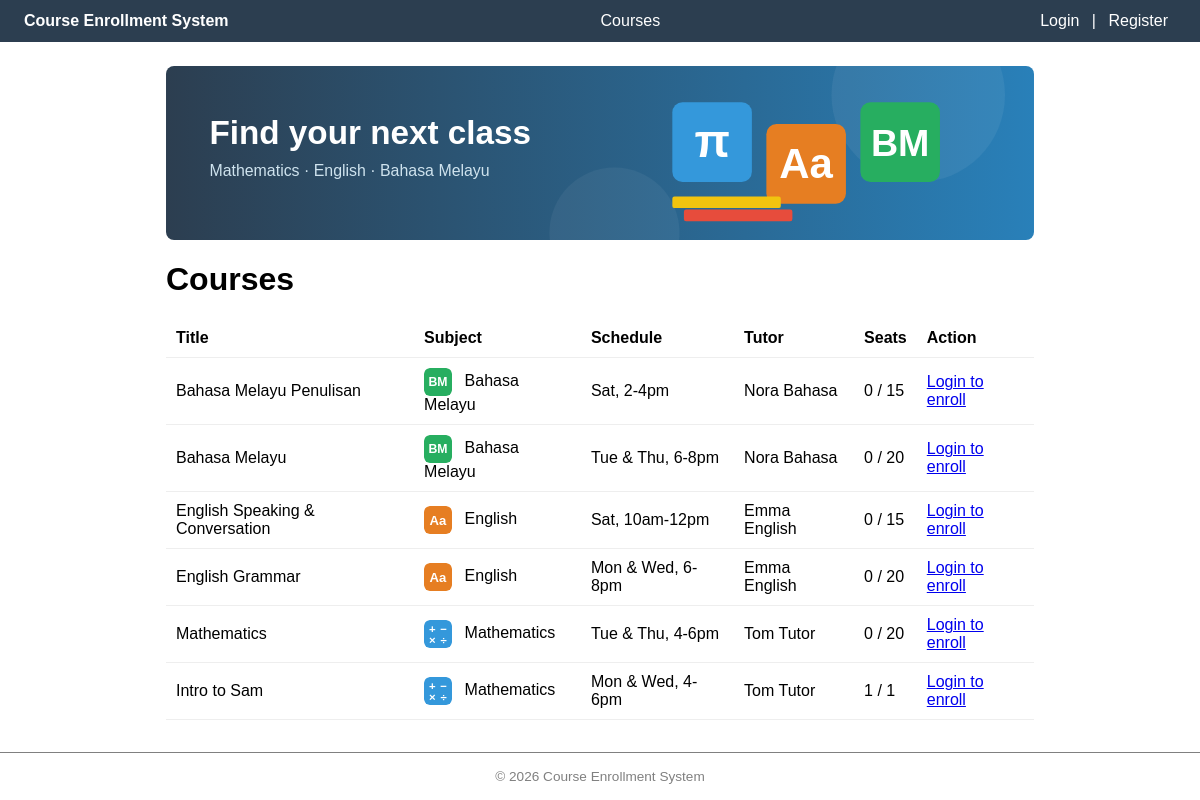
/courses.php, run on the app's committed database.
### tables this page shows
CREATE TABLE courses (
    id INT UNSIGNED AUTO_INCREMENT PRIMARY KEY,
    title VARCHAR(150) NOT NULL,
    subject VARCHAR(100) NOT NULL,
    schedule VARCHAR(100) NOT NULL,
    tutor_id INT UNSIGNED NOT NULL,
    max_seats INT UNSIGNED NOT NULL DEFAULT 20,
    created_at TIMESTAMP NOT NULL DEFAULT CURRENT_TIMESTAMP,
    CONSTRAINT fk_courses_tutor
        FOREIGN KEY (tutor_id) REFERENCES users(id)
        ON DELETE RESTRICT ON UPDATE CASCADE,
    INDEX idx_courses_tutor (tutor_id)
);

CREATE TABLE users (
    id INT UNSIGNED AUTO_INCREMENT PRIMARY KEY,
    name VARCHAR(100) NOT NULL,
    email VARCHAR(190) NOT NULL UNIQUE,
    password VARCHAR(255) NOT NULL,
    role ENUM('admin', 'tutor', 'student') NOT NULL,
    created_at TIMESTAMP NOT NULL DEFAULT CURRENT_TIMESTAMP
);

### courses.php (the view, shortened to what this page needs)
<?php
require_once __DIR__ . '/header.php';
    ?>
    <?php
$courses = $pdo->query("
    SELECT c.*, u.name AS tutor_name,
           (SELECT COUNT(*) FROM enrollments e WHERE e.course_id = c.id) AS seats_taken
    FROM courses c
    JOIN users u ON c.tutor_id = u.id
    ORDER BY c.id DESC
")->fetchAll();
$subjectIcons = [
    'Mathematics' => 'images/subject-math.svg',
    'English' => 'images/subject-english.svg',
    'Bahasa Melayu' => 'images/subject-bm.svg',
];
?>
<img src="images/courses-banner.svg" alt="Find your next class: Mathematics, English and Bahasa Melayu" class="page-banner">
<h1>Courses</h1>
<?php if (empty($courses)): ?>
    <p>No courses available.</p>
<?php else: ?>
<table>
    <tr>
        <th>Title</th><th>Subject</th><th>Schedule</th><th>Tutor</th><th>Seats</th><th>Action</th>
    </tr>
    <?php foreach ($courses as $c): ?>
        <tr>
            <td><?= htmlspecialchars($c['title'], ENT_QUOTES, 'UTF-8') ?></td>
            <td>
                <img src="<?= $subjectIcons[$c['subject']] ?? 'images/subject-default.svg' ?>" alt="" class="subject-icon">
                <?= htmlspecialchars($c['subject'], ENT_QUOTES, 'UTF-8') ?>
            </td>
            <td><?= htmlspecialchars($c['schedule'], ENT_QUOTES, 'UTF-8') ?></td>
            <td><?= htmlspecialchars($c['tutor_name'], ENT_QUOTES, 'UTF-8') ?></td>
            <td><?= (int) $c['seats_taken'] ?> / <?= (int) $c['max_seats'] ?></td>
            <td>
                <?php if ($role === 'admin'): ?>
                    <a href="courses.php?view=students&amp;course_id=<?= (int) $c['id'] ?>">View Students</a> |
                    <a href="courses.php?view=edit&amp;course_id=<?= (int) $c['id'] ?>">Edit</a> |
                    <a href="courses.php?delete=<?= (int) $c['id'] ?>" onclick="return confirm('Delete this course?')">Delete</a>
                <?php elseif ($role === 'guest'): ?>
                    <a href="auth/login.php">Login to enroll</a>
                <?php else: ?>
                    —
                <?php endif; ?>
            </td>
        </tr>
    <?php endforeach; ?>
</table>
<?php endif; ?>
<?php require __DIR__ . '/footer.php'; ?>

### style.css (style rules this page uses)
* { box-sizing: border-box; }
body { font-family: Arial, sans-serif; margin: 0; max-width: 100%; background-color: #fff; color: black; }
table { width: 100%; border-collapse: collapse; background: white; }
th, td { padding: 10px; border-bottom: 1px solid #eee; text-align: left; }
th { background: #fff; }
.page-banner { width: 100%; display: block; border-radius: 8px; margin-bottom: 16px; }
.subject-icon { width: 28px; height: 28px; vertical-align: middle; margin-right: 8px; border-radius: 6px; }

### data on the page
courses: title "Bahasa Melayu Penulisan", subject "Bahasa Melayu", schedule "Sat, 2-4pm", tutor.name "Nora Bahasa", seats_taken "0", max_seats "15"
courses: title "Bahasa Melayu", subject "Bahasa Melayu", schedule "Tue & Thu, 6-8pm", tutor.name "Nora Bahasa", seats_taken "0", max_seats "20"
courses: title "English Speaking & Conversation", subject "English", schedule "Sat, 10am-12pm", tutor.name "Emma English", seats_taken "0", max_seats "15"
courses: title "English Grammar", subject "English", schedule "Mon & Wed, 6-8pm", tutor.name "Emma English", seats_taken "0", max_seats "20"
courses: title "Mathematics", subject "Mathematics", schedule "Tue & Thu, 4-6pm", tutor.name "Tom Tutor", seats_taken "0", max_seats "20"
courses: title "Intro to Sam", subject "Mathematics", schedule "Mon & Wed, 4-6pm", tutor.name "Tom Tutor", seats_taken "1", max_seats "1"
